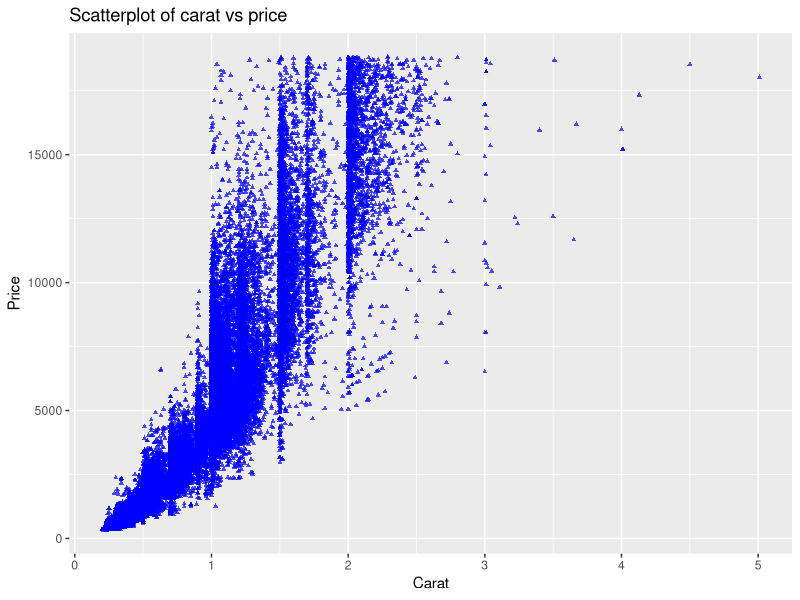
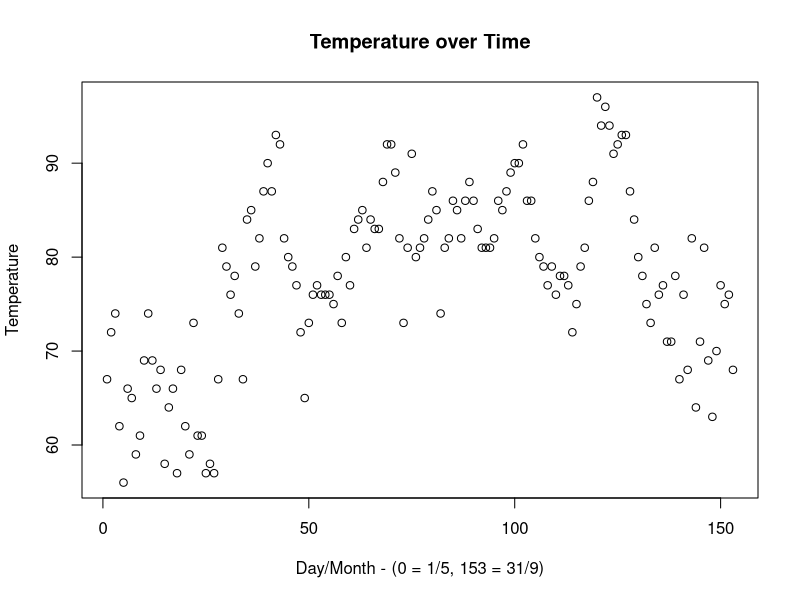
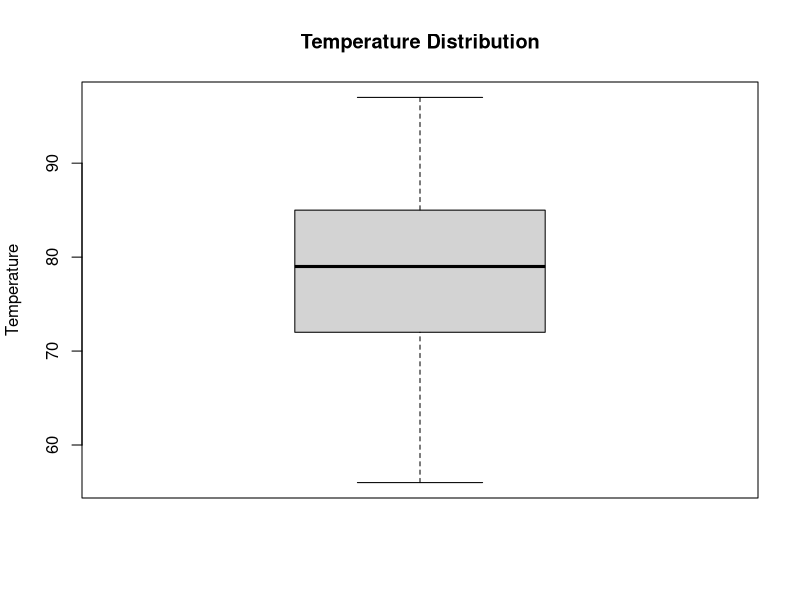
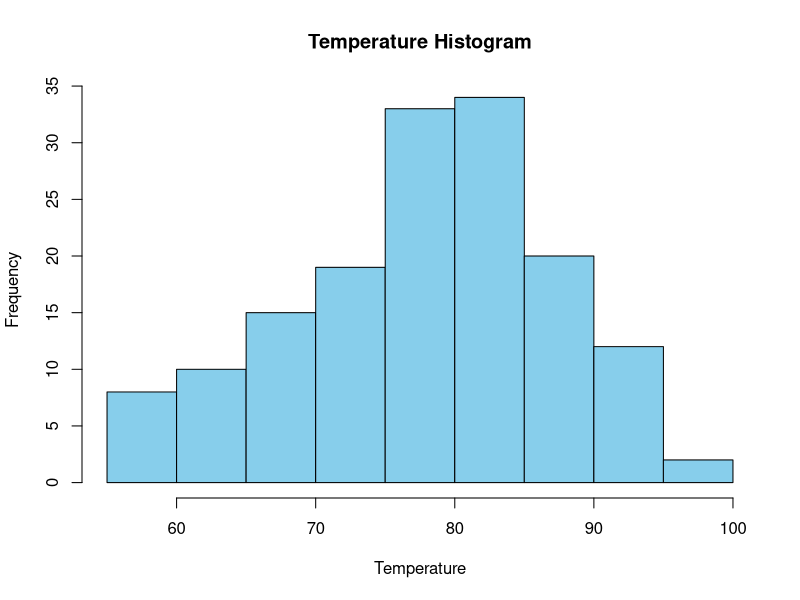
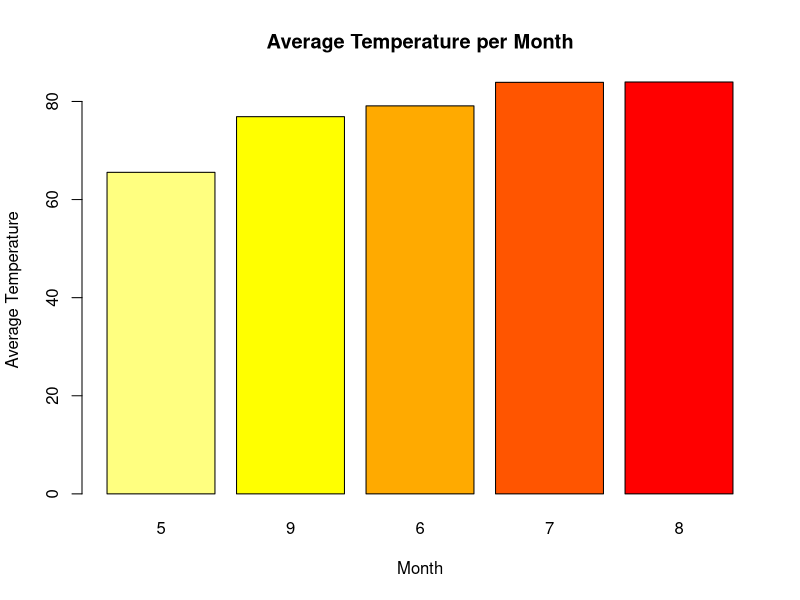

The R script that drew these images, in order:
## ---- chunk 1
# Φορτώνουμε τη βιβλιοθήκη ggplot2 για τη δημιουργία γραφημάτων
library(ggplot2)

# Αποθηκεύουμε τις στήλες 'carat' και 'price' σε ξεχωριστές μεταβλητές
carat <- diamonds$carat
price <- diamonds$price

# Υπολογίζουμε τη συσχέτιση μεταξύ των μεταβλητών 'carat' και 'price'
correlation <- cor(carat, price)

# Εκτυπώνουμε τη συσχέτιση
print(paste("Correlation between carat and price: ", correlation))

# Δημιουργούμε ένα scatterplot των μεταβλητών 'carat' και 'price' με χρήση της ggplot2
ggplot(diamonds, aes(x = carat, y = price)) +
  geom_point(color = "blue",  # Χρώμα σημείων
             shape = 17,       # Τύπος σημείων (τετράγωνα)
             size = 1,         # Μέγεθος σημείων
             alpha = 0.7) +    # Διαφάνεια σημείων
  labs(x = "Carat", y = "Price", title = "Scatterplot of carat vs price")  # Ορίζουμε τις ετικέτες των αξόνων και τον τίτλο του γραφήματος

## ---- chunk 2
  mean_temp <- mean(airquality$Temp)
  cat("Η Μέση τιμή θερμοκρασίας είναι:", mean_temp, "Fahrenheit \n")
## ---- chunk 3
  hotterst_day <- airquality$Day[which.max(airquality$Temp)]
  hotterst_month <- airquality$Month[which.max(airquality$Temp)]
  cat("Η ημέρα με την υψηλότερη θερμοκρασία ήταν η ", hotterst_day, "/", hotterst_month, "\n")
## ---- chunk 4
  windiest_day <- airquality$Day[which.max(airquality$Wind)]
  windiest_month <- airquality$Month[which.max(airquality$Wind)]
  cat("Η ημέρα με τον περισσότερο αέρα ήταν η", windiest_day, "/", windiest_month, "\n")
## ---- chunk 5
  days_over_90 <- airquality$Day[which(airquality$Temp > 90)]
  days_over_90_month <- airquality$Month[which(airquality$Temp > 90)]
  for (i in 1:length(days_over_90)){
    cat(days_over_90[i], "/", days_over_90_month[i], ", ")
  }
## ---- chunk 6

# Get basic statistics about temperature
temp_length <- length(airquality$Temp)

# Create a sequence of days for the time series plot
days <- seq(1, temp_length)

# Plot the time series of temperature
plot(days, airquality$Temp, xlab = "Day/Month - (0 = 1/5, 153 = 31/9)", ylab = "Temperature",main = "Temperature over Time")
## ---- chunk 7
# Create a boxplot of temperature
boxplot(airquality$Temp, main = "Temperature Distribution", ylab = "Temperature")

# Create a histogram of temperature
hist(airquality$Temp, main = "Temperature Histogram", xlab = "Temperature", ylab = "Frequency", col = "skyblue")
## ---- chunk 8

# calbulate the mean per month
avg_temp_per_month <- tapply(airquality$Temp, airquality$Month, mean)

# Sort average temperatures and months
sorted_avg_temp <- avg_temp_per_month[order(avg_temp_per_month)]

# Create a bar chart of average temperature per month
barplot(sorted_avg_temp, main = "Average Temperature per Month",
        xlab = "Month", ylab = "Average Temperature",
        col = rev(heat.colors(length(sorted_avg_temp))))
